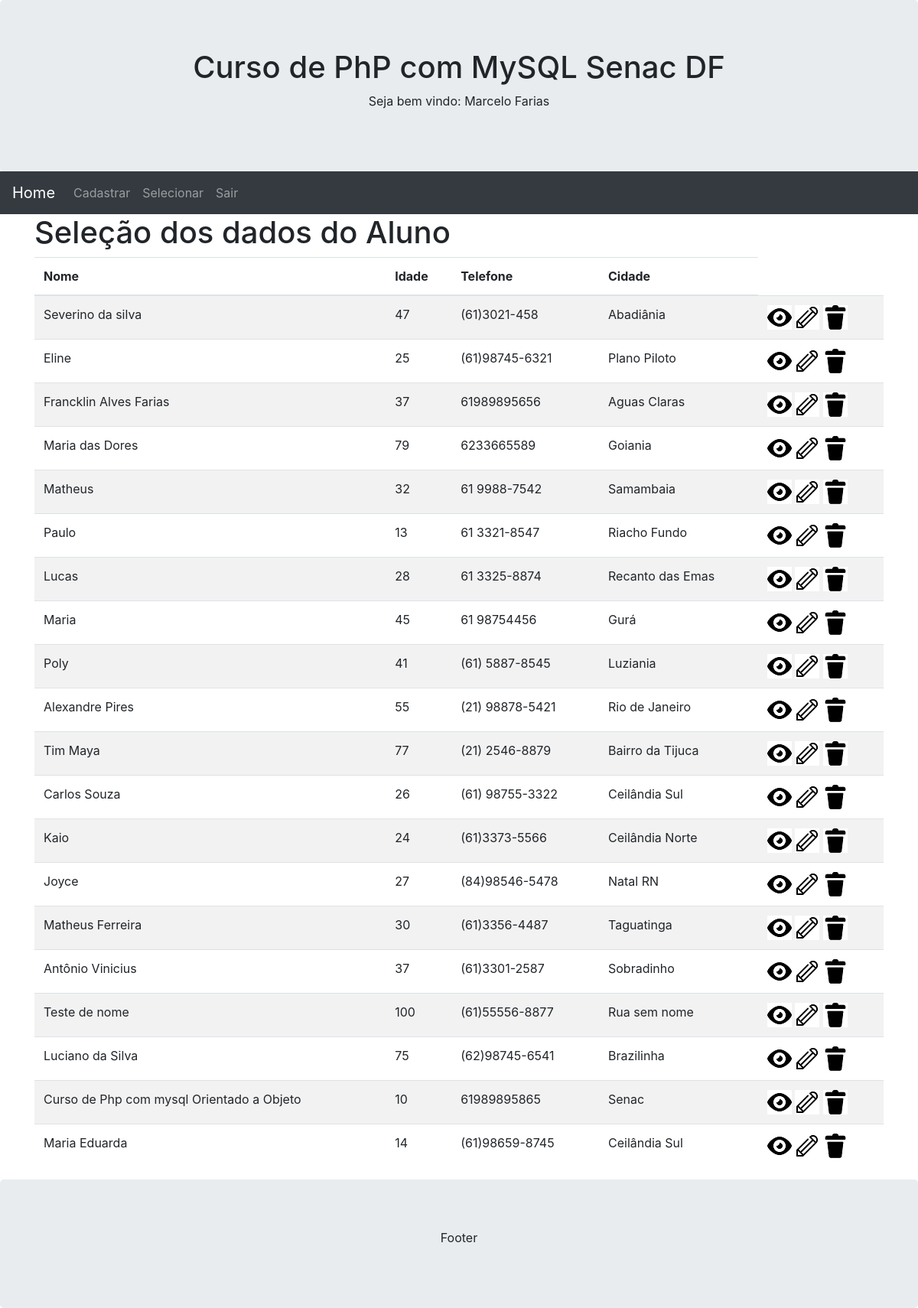
Screenshot of /selecionar.php (signed in) with the database file from the repository.
### tables this page shows
CREATE TABLE IF NOT EXISTS `alunos` (
  `cod` int(11) NOT NULL AUTO_INCREMENT,
  `nome` varchar(120) DEFAULT NULL,
  `idade` int(11) DEFAULT NULL,
  `fone` varchar(20) DEFAULT NULL,
  `cidade` varchar(120) DEFAULT NULL,
  `imagem` blob NOT NULL,
  PRIMARY KEY (`cod`)
);

### Class/ClassCrud.php (called while the page is built, shortened)
<?php
class ClassCrud extends ClassBanco {
    private $Resultado;
    private function countParametros($Parametros) {
        $this->Contador = count($Parametros);
    }
    private function preparedStatements($Query, $Tipos, $Parametros) {
        $Con = $this->conectaDB();
        $this->Crud = $Con->prepare($Query);
        $this->Crud->execute();
        $this->Resultado = $this->Crud->get_result();
    }
    public function selectDB($Campos, $Tabela, $Condicao, $Tipos, $Parametros) {
        $this->preparedStatements("select {$Campos} from {$Tabela} {$Condicao}", $Tipos, $Parametros);
        return $this->Resultado;
    }
}

### selecionar.php (the view, shortened to what this page needs)
<?php
include './Includes/header.php';
include './Class/ClassCrud.php';
?>
<div class="container">
    <h1>Seleção dos dados do Aluno</h1>
    <table class="table table-striped">
        <thead>
            <th>Nome</th>
            <th>Idade</th>
            <th>Telefone</th>
            <th>Cidade</th>
        </thead>
        <tbody>
            <?php
            $Crud = new ClassCrud();
            $BFetch = $Crud->selectDB("*", "alunos", "", "", array());
            while ($Result = $BFetch->fetch_all()) {
                foreach ($Result as $Fetch) {
                    ?>
                    <tr>
                        <td><?php echo $Fetch[1]; ?></td>
                        <td><?php echo $Fetch[2]; ?></td>
                        <td><?php echo $Fetch[3]; ?></td>
                        <td><?php echo $Fetch[4]; ?></td>
                        <td>
                            <a href="<?php echo "visualizar.php?id={$Fetch[0]}"; ?>">
                                <img src="img/Visualizar.png" alt="Visualizar">
                            </a>
                            <a href="<?php echo "cadastrar.php?id={$Fetch[0]}"; ?>">
                                <img src="img/Edite.png" alt="Editar">
                            </a>
                            <a class="Deletar" href="<?php echo "Controller/ControllerDeletar.php?id={$Fetch[0]}"; ?>">
                                <img src="img/Lixeira.png" alt="Deletar">
                            </a>
                        </td>
                    </tr>
                    <?php
                }
            }
            ?>
        </tbody>
    </table>
</div>
<?php
include './Includes/footer.php';
?>

### Includes/header.php (shortened to what this page needs)
<!DOCTYPE html>
<html lang="en">
<head>
  <link rel="stylesheet" href="https://maxcdn.bootstrapcdn.com/bootstrap/4.5.2/css/bootstrap.min.css">
  <link href="css/style.css" rel="stylesheet" type="text/css"/>
</head>
<body>
<div class="jumbotron text-center" style="margin-bottom:0">
  <h1>Curso de PhP com MySQL Senac DF</h1>
  <p>Seja bem vindo: <?php echo $_SESSION['usuarioNome']; ?></p>
</div>
<nav class="navbar navbar-expand-sm bg-dark navbar-dark">
  <a class="navbar-brand" href="index.php">Home</a>
  <div class="collapse navbar-collapse" id="collapsibleNavbar">
    <ul class="navbar-nav">
      <li class="nav-item">
        <a class="nav-link" href="cadastrar.php">Cadastrar</a>
      </li>
      <li class="nav-item">
        <a class="nav-link" href="selecionar.php">Selecionar</a>
      </li>
      <li class="nav-item">
        <a class="nav-link" href="logout.php">Sair</a>
      </li>
    </ul>
  </div>
</nav>

### Includes/footer.php (shortened to what this page needs)
<div class="jumbotron text-center" style="margin-bottom:0">
  <p>Footer</p>
</div>

### rows the page displays
alunos: nome "Maria Eduarda", idade "14", fone "(61)98659-8745", cidade "Ceilândia Sul"
alunos: nome "Severino da silva", idade "47", fone "(61)3021-458", cidade "Abadiânia"
alunos: nome "Eline", idade "25", fone "(61)98745-6321", cidade "Plano Piloto"
alunos: nome "Francklin Alves Farias", idade "37", fone "61989895656", cidade "Aguas Claras"
alunos: nome "Maria das Dores", idade "79", fone "6233665589", cidade "Goiania"
alunos: nome "Matheus", idade "32", fone "61 9988-7542", cidade "Samambaia"
alunos: nome "Paulo", idade "13", fone "61 3321-8547", cidade "Riacho Fundo"
alunos: nome "Lucas", idade "28", fone "61 3325-8874", cidade "Recanto das Emas"
alunos: nome "Maria", idade "45", fone "61 98754456", cidade "Gurá"
alunos: nome "Poly", idade "41", fone "(61) 5887-8545", cidade "Luziania"
alunos: nome "Alexandre Pires", idade "55", fone "(21) 98878-5421", cidade "Rio de Janeiro"
alunos: nome "Tim Maya", idade "77", fone "(21) 2546-8879", cidade "Bairro da Tijuca"
alunos: nome "Carlos Souza", idade "26", fone "(61) 98755-3322", cidade "Ceilândia Sul"
alunos: nome "Kaio", idade "24", fone "(61)3373-5566", cidade "Ceilândia Norte"
alunos: nome "Joyce", idade "27", fone "(84)98546-5478", cidade "Natal RN"
alunos: nome "Matheus Ferreira", idade "30", fone "(61)3356-4487", cidade "Taguatinga"
alunos: nome "Antônio Vinicius", idade "37", fone "(61)3301-2587", cidade "Sobradinho"
alunos: nome "Teste de nome", idade "100", fone "(61)55556-8877", cidade "Rua sem nome"
alunos: nome "Luciano da Silva", idade "75", fone "(62)98745-6541", cidade "Brazilinha"
alunos: nome "Curso de Php com mysql Orientado a Objeto", idade "10", fone "61989895865", cidade "Senac"

### other values shown
$_SESSION['usuarioNome'] "Marcelo Farias"
